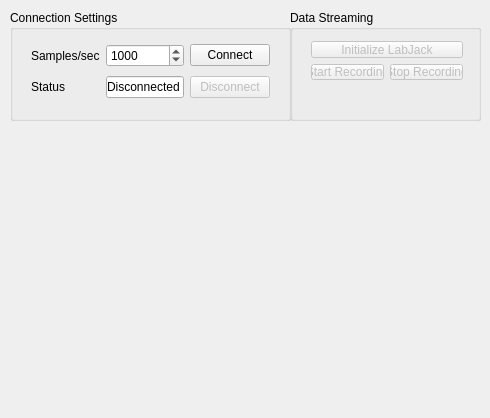
<?xml version="1.0" encoding="UTF-8"?>
<ui version="4.0">
 <class>LabJackWidget</class>
 <widget class="QWidget" name="LabJackWidget">
  <property name="geometry">
   <rect>
    <x>0</x>
    <y>0</y>
    <width>490</width>
    <height>418</height>
   </rect>
  </property>
  <property name="windowTitle">
   <string>LabJackWidget</string>
  </property>
  <widget class="QGroupBox" name="groupBox">
   <property name="geometry">
    <rect>
     <x>290</x>
     <y>10</y>
     <width>191</width>
     <height>111</height>
    </rect>
   </property>
   <property name="title">
    <string>Data Streaming</string>
   </property>
   <widget class="QWidget" name="verticalLayoutWidget">
    <property name="geometry">
     <rect>
      <x>10</x>
      <y>20</y>
      <width>174</width>
      <height>61</height>
     </rect>
    </property>
    <layout class="QVBoxLayout" name="verticalLayout">
     <item>
      <widget class="QPushButton" name="initializeLJbutton">
       <property name="enabled">
        <bool>false</bool>
       </property>
       <property name="text">
        <string>Initialize LabJack</string>
       </property>
      </widget>
     </item>
     <item>
      <layout class="QHBoxLayout" name="horizontalLayout">
       <item>
        <widget class="QPushButton" name="startRecordButton">
         <property name="enabled">
          <bool>false</bool>
         </property>
         <property name="text">
          <string>Start Recording</string>
         </property>
        </widget>
       </item>
       <item>
        <widget class="QPushButton" name="stopRecordButton">
         <property name="enabled">
          <bool>false</bool>
         </property>
         <property name="text">
          <string>Stop Recording</string>
         </property>
        </widget>
       </item>
      </layout>
     </item>
    </layout>
   </widget>
  </widget>
  <widget class="QGroupBox" name="connSetGroupBox">
   <property name="geometry">
    <rect>
     <x>10</x>
     <y>10</y>
     <width>281</width>
     <height>111</height>
    </rect>
   </property>
   <property name="title">
    <string>Connection Settings</string>
   </property>
   <widget class="QWidget" name="gridLayoutWidget">
    <property name="geometry">
     <rect>
      <x>10</x>
      <y>20</y>
      <width>261</width>
      <height>82</height>
     </rect>
    </property>
    <layout class="QGridLayout" name="gridLayout">
     <item row="0" column="1">
      <widget class="QSpinBox" name="samplesPsecSpinBox">
       <property name="maximumSize">
        <size>
         <width>80</width>
         <height>16777215</height>
        </size>
       </property>
       <property name="minimum">
        <number>1</number>
       </property>
       <property name="maximum">
        <number>2000</number>
       </property>
       <property name="singleStep">
        <number>100</number>
       </property>
       <property name="value">
        <number>1000</number>
       </property>
      </widget>
     </item>
     <item row="1" column="0">
      <widget class="QLabel" name="statusLabel">
       <property name="text">
        <string>Status</string>
       </property>
      </widget>
     </item>
     <item row="1" column="1">
      <widget class="QLineEdit" name="statusLineEdit">
       <property name="enabled">
        <bool>true</bool>
       </property>
       <property name="text">
        <string>Disconnected</string>
       </property>
      </widget>
     </item>
     <item row="1" column="2">
      <widget class="QPushButton" name="disconnectButton">
       <property name="enabled">
        <bool>false</bool>
       </property>
       <property name="text">
        <string>Disconnect</string>
       </property>
      </widget>
     </item>
     <item row="0" column="2">
      <widget class="QPushButton" name="connectButton">
       <property name="text">
        <string>Connect</string>
       </property>
      </widget>
     </item>
     <item row="0" column="0">
      <widget class="QLabel" name="samplesPsecLabel">
       <property name="text">
        <string>Samples/sec</string>
       </property>
      </widget>
     </item>
    </layout>
   </widget>
  </widget>
 </widget>
 <layoutdefault spacing="6" margin="11"/>
 <resources/>
 <connections/>
</ui>
